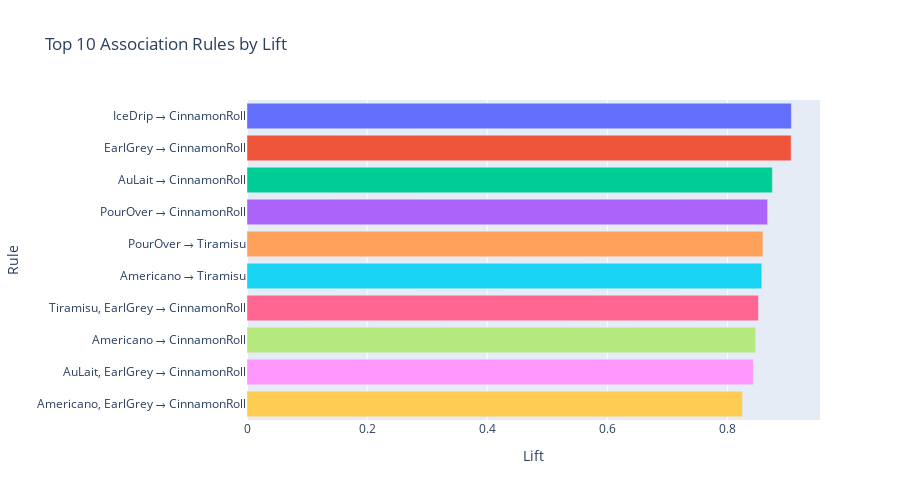

Notebook code for this chart:
### Markdown cell above
## Trend 9: Top 10 Association Rules by Lift

### Code cell
# 建立規則欄位
rules["rule"] = rules["antecedents"] + " → " + rules["consequents"]

# 取前 N 筆 lift 最高的規則
top_n = 10
rules_top = rules.sort_values(by="lift", ascending=False).head(top_n)

# 每條 bar 用不同顏色 → 將 rule 作為 color 分群欄位
fig = px.bar(
    rules_top,
    x="lift",
    y="rule",
    orientation="h",
    color="rule",  # 🎨 關鍵設定：依 rule 區分顏色
    hover_data={
        "support": ':.4f',
        "confidence": ':.4f',
        "lift": ':.2f',
        "rule": True
    },
    title=f"Top {top_n} Association Rules by Lift",
    labels={"lift": "Lift", "rule": "Rule"}
)

fig.update_layout(
    height=500,
    yaxis={'categoryorder': 'total ascending'},
    showlegend=False  # 不顯示圖例，避免顏色重複列出
)

fig.show()

### Figure 1 — Plotly figure (JSON) as saved in the notebook; plotly's stock layout.template omitted (floating-point values rounded to 4 significant figures)
{"data": [{"customdata": [[0.03421, 0.3662]], "hovertemplate": "Rule=%{y}<br>Lift=%{x:.2f}<br>support=%{customdata[0]:.4f}<br>confidence=%{customdata[1]:.4f}<extra></extra>", "legendgroup": "IceDrip → CinnamonRoll", "marker": {"color": "#636efa", "pattern": {"shape": ""}}, "name": "IceDrip → CinnamonRoll", "orientation": "h", "showlegend": true, "textposition": "auto", "x": [0.9065], "xaxis": "x", "y": ["IceDrip → CinnamonRoll"], "yaxis": "y", "type": "bar"}, {"customdata": [[0.09079, 0.366]], "hovertemplate": "Rule=%{y}<br>Lift=%{x:.2f}<br>support=%{customdata[0]:.4f}<br>confidence=%{customdata[1]:.4f}<extra></extra>", "legendgroup": "EarlGrey → CinnamonRoll", "marker": {"color": "#EF553B", "pattern": {"shape": ""}}, "name": "EarlGrey → CinnamonRoll", "orientation": "h", "showlegend": true, "textposition": "auto", "x": [0.9062], "xaxis": "x", "y": ["EarlGrey → CinnamonRoll"], "yaxis": "y", "type": "bar"}, {"customdata": [[0.1118, 0.3534]], "hovertemplate": "Rule=%{y}<br>Lift=%{x:.2f}<br>support=%{customdata[0]:.4f}<br>confidence=%{customdata[1]:.4f}<extra></extra>", "legendgroup": "AuLait → CinnamonRoll", "marker": {"color": "#00cc96", "pattern": {"shape": ""}}, "name": "AuLait → CinnamonRoll", "orientation": "h", "showlegend": true, "textposition": "auto", "x": [0.8749], "xaxis": "x", "y": ["AuLait → CinnamonRoll"], "yaxis": "y", "type": "bar"}, {"customdata": [[0.05, 0.3502]], "hovertemplate": "Rule=%{y}<br>Lift=%{x:.2f}<br>support=%{customdata[0]:.4f}<br>confidence=%{customdata[1]:.4f}<extra></extra>", "legendgroup": "PourOver → CinnamonRoll", "marker": {"color": "#ab63fa", "pattern": {"shape": ""}}, "name": "PourOver → CinnamonRoll", "orientation": "h", "showlegend": true, "textposition": "auto", "x": [0.867], "xaxis": "x", "y": ["PourOver → CinnamonRoll"], "yaxis": "y", "type": "bar"}, {"customdata": [[0.04342, 0.3041]], "hovertemplate": "Rule=%{y}<br>Lift=%{x:.2f}<br>support=%{customdata[0]:.4f}<br>confidence=%{customdata[1]:.4f}<extra></extra>", "legendgroup": "PourOver → Tiramisu", "marker": {"color": "#FFA15A", "pattern": {"shape": ""}}, "name": "PourOver → Tiramisu", "orientation": "h", "showlegend": true, "textposition": "auto", "x": [0.8593], "xaxis": "x", "y": ["PourOver → Tiramisu"], "yaxis": "y", "type": "bar"}, {"customdata": [[0.09803, 0.3035]], "hovertemplate": "Rule=%{y}<br>Lift=%{x:.2f}<br>support=%{customdata[0]:.4f}<br>confidence=%{customdata[1]:.4f}<extra></extra>", "legendgroup": "Americano → Tiramisu", "marker": {"color": "#19d3f3", "pattern": {"shape": ""}}, "name": "Americano → Tiramisu", "orientation": "h", "showlegend": true, "textposition": "auto", "x": [0.8574], "xaxis": "x", "y": ["Americano → Tiramisu"], "yaxis": "y", "type": "bar"}, {"customdata": [[0.02105, 0.3441]], "hovertemplate": "Rule=%{y}<br>Lift=%{x:.2f}<br>support=%{customdata[0]:.4f}<br>confidence=%{customdata[1]:.4f}<extra></extra>", "legendgroup": "Tiramisu, EarlGrey → CinnamonRoll", "marker": {"color": "#FF6692", "pattern": {"shape": ""}}, "name": "Tiramisu, EarlGrey → CinnamonRoll", "orientation": "h", "showlegend": true, "textposition": "auto", "x": [0.8518], "xaxis": "x", "y": ["Tiramisu, EarlGrey → CinnamonRoll"], "yaxis": "y", "type": "bar"}, {"customdata": [[0.1105, 0.3422]], "hovertemplate": "Rule=%{y}<br>Lift=%{x:.2f}<br>support=%{customdata[0]:.4f}<br>confidence=%{customdata[1]:.4f}<extra></extra>", "legendgroup": "Americano → CinnamonRoll", "marker": {"color": "#B6E880", "pattern": {"shape": ""}}, "name": "Americano → CinnamonRoll", "orientation": "h", "showlegend": true, "textposition": "auto", "x": [0.847], "xaxis": "x", "y": ["Americano → CinnamonRoll"], "yaxis": "y", "type": "bar"}, {"customdata": [[0.02039, 0.3407]], "hovertemplate": "Rule=%{y}<br>Lift=%{x:.2f}<br>support=%{customdata[0]:.4f}<br>confidence=%{customdata[1]:.4f}<extra></extra>", "legendgroup": "AuLait, EarlGrey → CinnamonRoll", "marker": {"color": "#FF97FF", "pattern": {"shape": ""}}, "name": "AuLait, EarlGrey → CinnamonRoll", "orientation": "h", "showlegend": true, "textposition": "auto", "x": [0.8433], "xaxis": "x", "y": ["AuLait, EarlGrey → CinnamonRoll"], "yaxis": "y", "type": "bar"}, {"customdata": [[0.02105, 0.3333]], "hovertemplate": "Rule=%{y}<br>Lift=%{x:.2f}<br>support=%{customdata[0]:.4f}<br>confidence=%{customdata[1]:.4f}<extra></extra>", "legendgroup": "Americano, EarlGrey → CinnamonRoll", "marker": {"color": "#FECB52", "pattern": {"shape": ""}}, "name": "Americano, EarlGrey → CinnamonRoll", "orientation": "h", "showlegend": true, "textposition": "auto", "x": [0.8252], "xaxis": "x", "y": ["Americano, EarlGrey → CinnamonRoll"], "yaxis": "y", "type": "bar"}], "layout": {"xaxis": {"anchor": "y", "domain": [0.0, 1.0], "title": {"text": "Lift"}}, "yaxis": {"anchor": "x", "domain": [0.0, 1.0], "title": {"text": "Rule"}, "categoryorder": "total ascending", "categoryarray": ["Americano, EarlGrey → CinnamonRoll", "AuLait, EarlGrey → CinnamonRoll", "Americano → CinnamonRoll", "Tiramisu, EarlGrey → CinnamonRoll", "Americano → Tiramisu", "PourOver → Tiramisu", "PourOver → CinnamonRoll", "AuLait → CinnamonRoll", "EarlGrey → CinnamonRoll", "IceDrip → CinnamonRoll"]}, "legend": {"title": {"text": "Rule"}, "tracegroupgap": 0}, "title": {"text": "Top 10 Association Rules by Lift"}, "barmode": "relative", "height": 500, "showlegend": false}}
